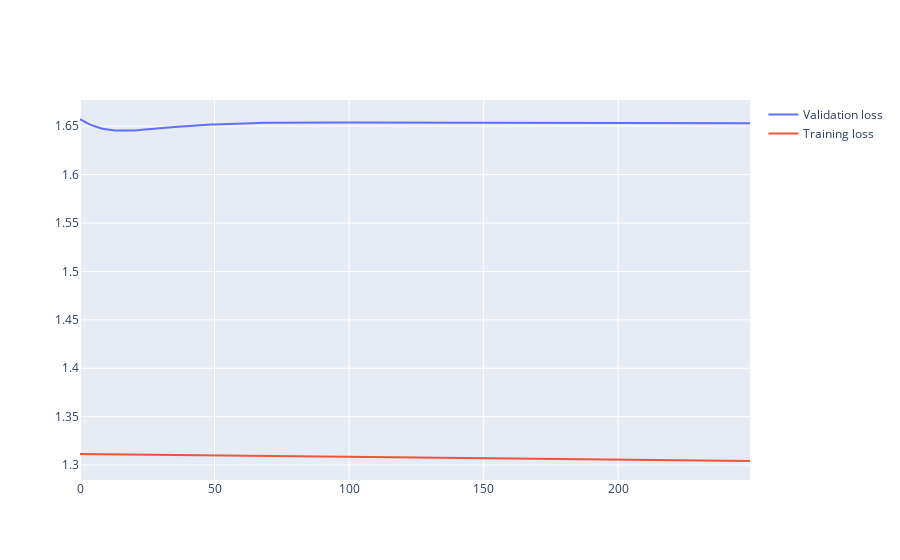

Here is the notebook cell this chart was saved with:
### Code cell
fig = go.Figure()
fig.add_trace(go.Scatter(y=training_history.history['val_loss'],mode='lines', name='Validation loss'))
fig.add_trace(go.Scatter(y=training_history.history['loss'],mode='lines', name='Training loss'))

### Figure 1 — Plotly figure (JSON) as saved in the notebook; plotly's stock layout.template omitted (floating-point values rounded to 4 significant figures; data arrays with more than 128 entries replaced by an {"elided": "..."} marker saying what was removed)
{"data": [{"mode": "lines", "name": "Validation loss", "type": "scatter", "y": {"elided": "250 float values"}}, {"mode": "lines", "name": "Training loss", "type": "scatter", "y": {"elided": "250 float values"}}], "layout": {}}
